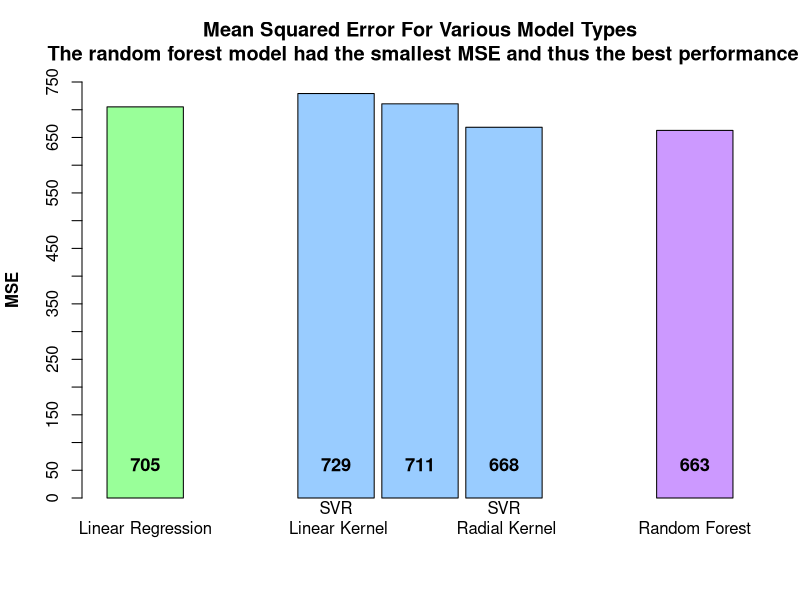

R code for this plot:
#plots the MSE values for the models we've tried, for easy comparison of effectiveness

#list MSEs calculated from each model
MLR_MSE <- 705.17

RF_MSE <- 662.722

SVR_MSE_R <- 668.398
SVR_MSE_L <- 729.173
SVR_MSE_P <- 710.652

#makes vector of values
MSE_list <- c(MLR_MSE, SVR_MSE_L, SVR_MSE_P, SVR_MSE_R, RF_MSE)
#how much space will be before each bar
barspacing <- c(.5,1.5,.1,.1,1.5)
#labels for bars
barnames <- c("Linear Regression","SVR\n Linear Kernel","SVR\n Polynomial Kernel",
              "SVR\n Radial Kernel","Random Forest")
#sets colours
green <- "#99FF99"
blue <- "#99CCFF"
purple <- "#CC99FF"
colours <- c(green, blue, blue, blue, purple)

#creates barplot
barplot <- barplot(MSE_list, space=barspacing, names.arg=barnames, col=colours,
                   main="Mean Squared Error For Various Model Types\n The random forest model had the smallest MSE and thus the best performance",
                   ylab="MSE",
                   font.lab=2,ylim=c(0,750), axes=TRUE, yaxp = c(0, 750, 15))
#adds text with exact values for each MSE on the corresponding bar
text(barplot, 30, round(MSE_list, 0),cex=1.1,pos=3, font=2)

